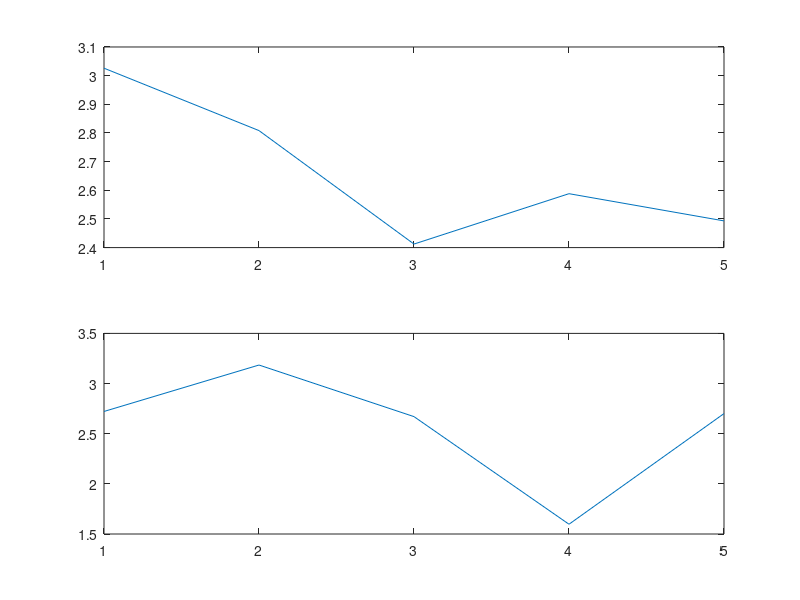

This figure's MATLAB source:
clc
close all
clear all

N = input('Inputh the desired length of the sequence:');
R = input('Number of time to repeat the experiment:');

%R=10;
%N = 100000;

m = 3;
sigma2 = 2;
x = sqrt(sigma2)*randn(R,N) + m;
mS = zeros(R,1);
mM = zeros(R,1);

for r = 1:R
    mS(r) = mean(x(r,:));
    mM(r) = (max(x(r,:)) + min(x(r,:)))/2;
end

mumeanS = mean(mS)
muvarS = var(mS)
mumeanM = mean(mM)
muvarM = var(mM)

figure, subplot(211), plot([1:R],mS)
subplot(212), plot([1:R],mM)
